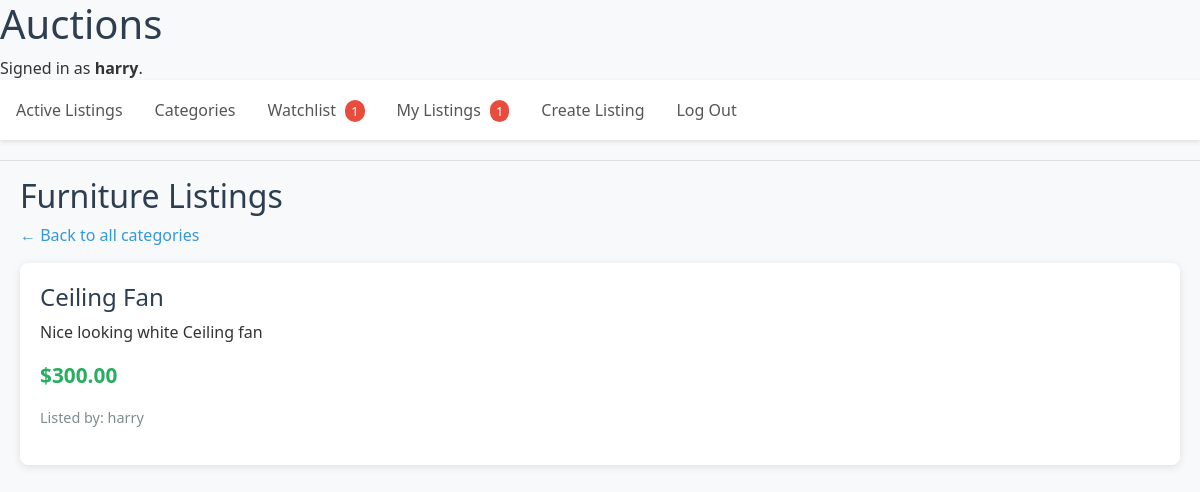
Page /category/furniture (signed in) on the committed database.
### auctions/models.py (models this page shows, shortened)
class User(AbstractUser):
    pass
    watchlist = models.ManyToManyField("Listing", blank=True, related_name="watchers")

class Listing(models.Model):
    title = models.CharField(max_length=64)
    description = models.TextField()
    starting_bid = models.DecimalField(max_digits=10, decimal_places=2)
    image_url = models.URLField(blank=True)
    category = models.CharField(max_length=64, blank=True)
    creator = models.ForeignKey(User, on_delete=models.CASCADE, related_name="listings")
    active = models.BooleanField(default=True)
    created_at = models.DateTimeField(auto_now_add=True)
    winner = models.ForeignKey(User, on_delete=models.SET_NULL, null=True, blank=True, related_name="won_auctions")
    last_updated = models.DateTimeField(auto_now=True)

### auctions/views.py (the view)
# urls.py: path("category/<str:category_name>", views.category_listings, name="category_listings"),
def category_listings(request, category_name):
    listings = Listing.objects.filter(active=True, category=category_name)
    return render(request, "auctions/category_listings.html", {
        "category_name": category_name,
        "listings": listings
    })

### auctions/templates/auctions/category_listings.html (shortened to what this page needs)
{% extends "auctions/layout.html" %}
{% block body %}
<div class="container">
    <h2>{{ category_name|title }} Listings</h2>
    <p><a href="{% url 'categories' %}" style="color: #3498db;">← Back to all categories</a></p>
    {% if listings %}
        {% for listing in listings %}
            <div class="listing-card">
                <h3>
                    <a href="{% url 'listing' listing.id %}">{{ listing.title }}</a>
                </h3>
                <p>{{ listing.description }}</p>
                <p class="price">${{ listing.starting_bid }}</p>
                <p class="small-text">Listed by: {{ listing.creator.username }}</p>
            </div>
        {% endfor %}
    {% else %}
        <div class="listing-card">
            <p>No active listings in this category.</p>
            <a href="{% url 'index' %}" class="btn btn-primary">View All Listings</a>
        </div>
    {% endif %}
</div>
{% endblock %}

### auctions/templates/auctions/layout.html (shortened to what this page needs)
{% load static %}
<!DOCTYPE html>
<html lang="en">
    <head>
        <link rel="stylesheet" href="https://stackpath.bootstrapcdn.com/bootstrap/4.4.1/css/bootstrap.min.css">
        <link href="{% static 'auctions/styles.css' %}" rel="stylesheet">
    </head>
    <body>
        <h1>Auctions</h1>
        <div>
            {% if user.is_authenticated %}
                Signed in as <strong>{{ user.username }}</strong>.
            {% else %}
                Not signed in.
            {% endif %}
        </div>
        <ul class="nav">
            <li class="nav-item">
                <a class="nav-link" href="{% url 'index' %}">Active Listings</a>
            </li>
            <li class="nav-item">
                <a class="nav-link" href="{% url 'categories' %}">Categories</a>
            </li>
            {% if user.is_authenticated %}
                <li class="nav-item">
                    <a class="nav-link" href="{% url 'watchlist' %}">
                        Watchlist
                        {% if watchlist_notifications > 0 %}
                            <span class="notification-count">{{ watchlist_notifications }}</span>
                        {% endif %}
                    </a>
                </li>
                <li class="nav-item">
                    <a class="nav-link" href="{% url 'my_listings' %}">
                        My Listings
                        {% if my_listings_notifications > 0 %}
                            <span class="notification-count">{{ my_listings_notifications }}</span>
                        {% endif %}
                    </a>
                </li>
                <li class="nav-item">
                    <a class="nav-link" href="{% url 'create_listing' %}">Create Listing</a>
                </li>
                <li class="nav-item">
                    <a class="nav-link" href="{% url 'logout' %}">Log Out</a>
                </li>
            {% endif %}
        </ul>
        <hr>
        {% block body %}
        {% endblock %}
    </body>
</html>

### auctions/static/auctions/styles.css (style rules this page uses)
body { font-family: 'Segoe UI', Tahoma, Geneva, Verdana, sans-serif; background-color: #f8f9fa; color: #333; }
h1, h2, h3 { color: #2c3e50; }
.nav { background-color: white; padding: 10px 0; box-shadow: 0 2px 4px rgba(0,0,0,0.1); margin-bottom: 20px; }
.nav-link { color: #555 !important; font-weight: 500; transition: color 0.3s; }
.listing-card { background: white; border-radius: 8px; padding: 20px; margin-bottom: 20px; box-shadow: 0 2px 8px rgba(0,0,0,0.1); transition: transform 0.2s, box-shadow 0.2s; }
.listing-card h3 { margin-top: 0; font-size: 1.5rem; }
.listing-card h3 a { color: #2c3e50; text-decoration: none; transition: color 0.3s; }
.price { font-size: 1.3rem; color: #27ae60; font-weight: bold; }
.notification-count { background-color: #e74c3c; color: white; border-radius: 10px; padding: 2px 6px; font-size: 0.8rem; margin-left: 5px; }
.container { max-width: 1200px; margin: 0 auto; padding: 0 20px; }
ul { list-style: none; padding: 0; }
small, .small-text { color: #7f8c8d; font-size: 0.9rem; }

### rows in the picture
User: username "harry"
Listing: title "Ceiling Fan", description "Nice looking white Ceiling fan", starting_bid "300.00", creator.username "harry"

### other values in the picture
{{ watchlist_notifications }} "1"
{{ my_listings_notifications }} "1"
{{ category_name|title }} "Furniture"
